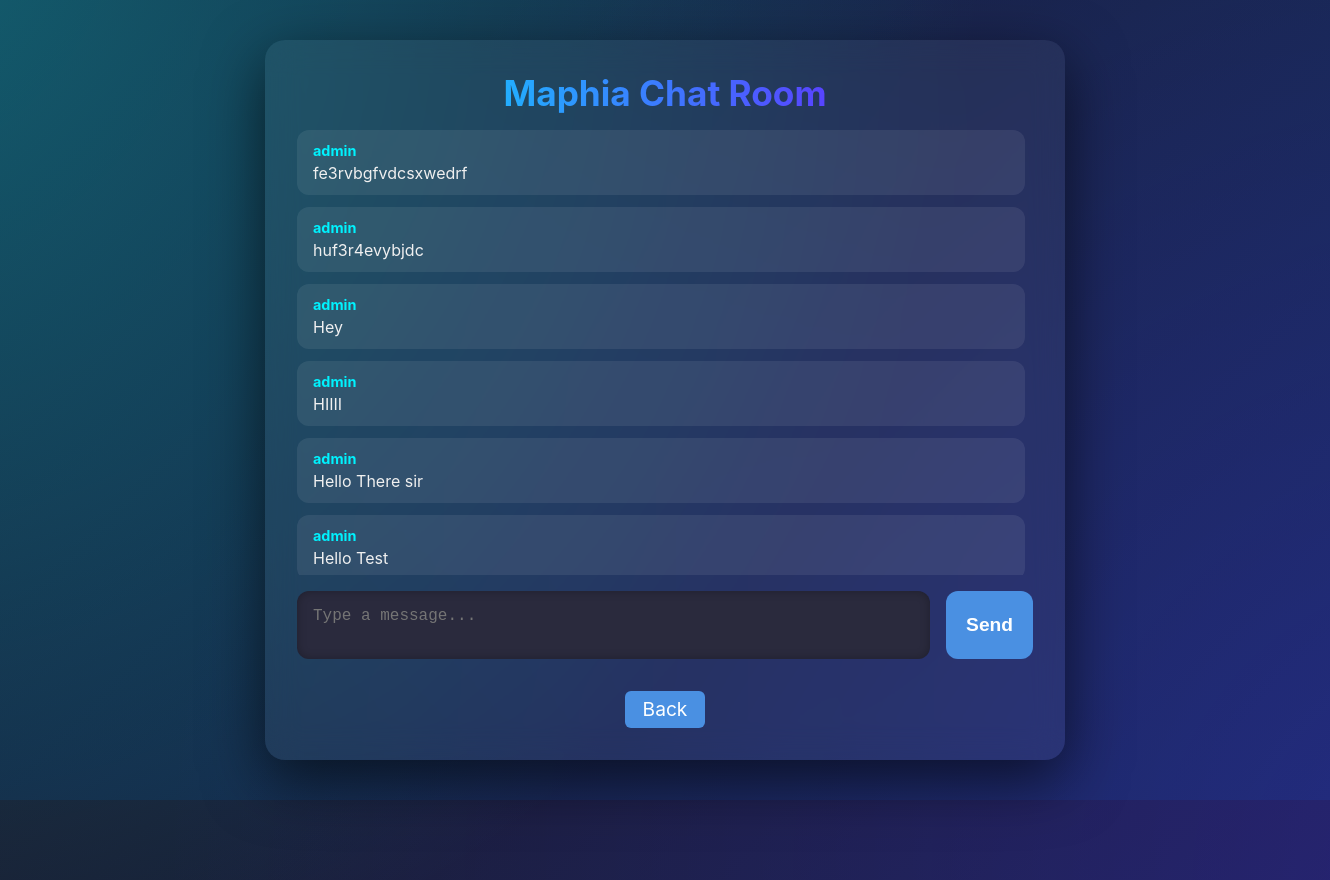
/messages (signed in), run on an earlier commit of the app's database.
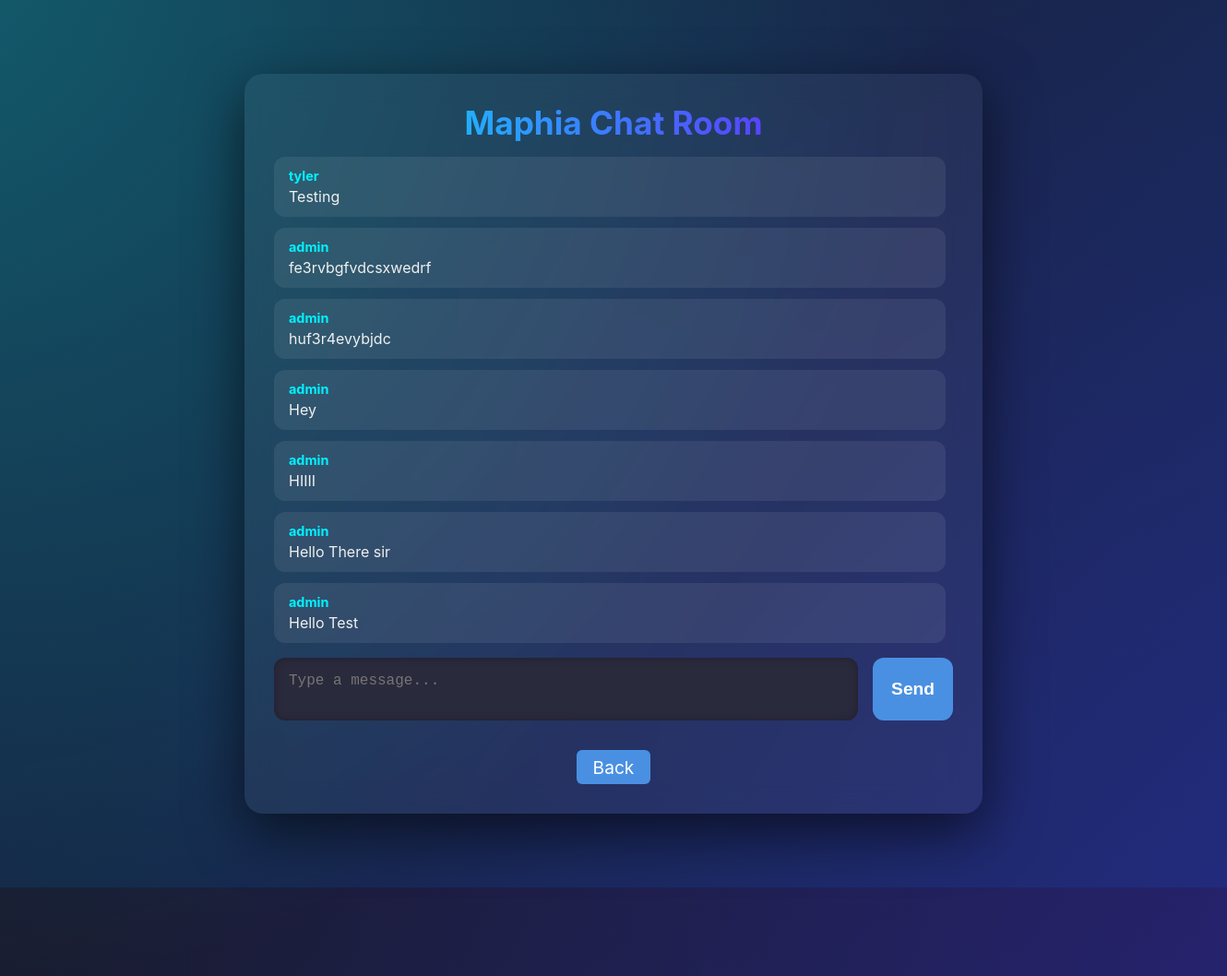
And on a later commit of the database.
### tables this page shows
CREATE TABLE messages (
                id INTEGER PRIMARY KEY AUTOINCREMENT,
                user TEXT,
                message TEXT
            );

### app.py (the view, shortened to what this page needs)
@app.route('/messages', methods=['GET', 'POST'] )
def messages():
    if 'user' not in session:
        return redirect('/login')
    with sqlite3.connect('database.db', check_same_thread=False) as conn:
        cur = conn.cursor()
        cur.execute('SELECT user, message FROM messages ORDER BY id DESC')
        messages = cur.fetchall()
    return render_template('messages.html', messages=messages)

### templates/messages.html (shortened to what this page needs)
<!DOCTYPE html>
<html lang="en">
<head>
  <link rel="stylesheet" href="{{ url_for('static', filename='messages.css') }}">
</head>
<body>
  <div class="background-glow"></div>
  <div class="board-wrapper">
    <header class="board-header">
      <h1>Maphia Chat Room</h1>
    </header>
    <section class="message-feed" id="message-feed">
      {% if messages %}
        {% for msg in messages %}
          <div class="message-chip">
            <span class="msg-user">{{ msg[0] }}</span>
            <span class="msg-content">{{ msg[1] }}</span>
          </div>
        {% endfor %}
      {% else %}
        <p class="no-messages">Be the first to drop a message!</p>
      {% endif %}
    </section>
    <form method="POST" class="message-form">
      <textarea name="message" placeholder="Type a message..." required></textarea>
      <button type="submit">Send</button>
    </form>
    <footer class="footer-nav">
      <a href="/dashboard">Back</a>
    </footer>
  </div>
</body>
</html>

### static/messages.css (style rules this page uses)
* { margin: 0; padding: 0; box-sizing: border-box; }
body { font-family: 'Inter', sans-serif; background: linear-gradient(135deg, #1a1a2e, #0f3460); color: #fff; height: 100vh; display: flex; justify-content: center; align-items: center; overflow: hidden; position: relative; }
.background-glow { position: absolute; width: 120%; height: 120%; background: radial-gradient(circle at top left, #00f2fe55, transparent 60%), radial-gradient(circle at bottom right, #7a00ff33, transparent 70%); z-index: 0; }
.board-wrapper { position: relative; z-index: 10; width: 95%; max-width: 800px; background: rgba(255, 255, 255, 0.05); backdrop-filter: blur(16px); border-radius: 20px; box-shadow: 0 20px 60px rgba(0, 0, 0, 0.6); padding: 2rem; display: flex; flex-direction: column; gap: 1rem; max-height: 90vh; overflow: hidden; }
.board-header { text-align: center; }
.board-header h1 { font-size: 2.2rem; background: linear-gradient(to right, #00f2fe, #7a00ff); -webkit-background-clip: text; background-clip: text; -webkit-text-fill-color: transparent; }
.message-feed { flex: 1; overflow-y: auto; display: flex; flex-direction: column; gap: 0.75rem; padding-right: 0.5rem; scroll-behavior: smooth; }
.message-chip { background: rgba(255, 255, 255, 0.08); padding: 0.75rem 1rem; border-radius: 12px; animation: fadeInUp 0.3s ease both; transform: translateY(10px); transition: background 0.2s; display: flex; flex-direction: column; gap: 0.25rem; }
.msg-user { font-weight: bold; color: #00f2fe; font-size: 0.9rem; }
.msg-content { font-size: 1rem; color: #f0f0f0; }
.message-form { display: flex; gap: 1rem; margin-top: auto; }
textarea,input,select { flex: 1; background: #2a2a3d; border: none; border-radius: 12px; padding: 1rem; color: #fff; font-size: 1rem; resize: none; box-shadow: inset 0 0 10px #00000044; transition: box-shadow 0.2s; }
button { background-color: #4A90E2; color: white; font-weight: bold; padding: 0 1.25rem; border-radius: 12px; border: none; cursor: pointer; font-size: 1.2rem; transition: transform 0.2s; }
.footer-nav { text-align: center; margin-top: 1rem; }
.footer-nav a { display: inline-block; background-color: #4A90E2; color: white; font-size: 1.2rem; padding: 0.41rem 1.1rem; border-radius: 6px; text-decoration: none; transition: background-color 0.3s ease; }

What changed in the data, as far as the page shows it:
added messages: user "tyler", message "Testing"
